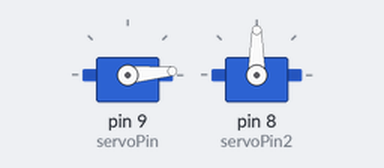
This sketch was run on a simulated Arduino Uno, built with avr-gcc and run on an emulated ATmega328P. On the bench: 2 × servo.

Above: at 0.1 s.
At 4.0 s:
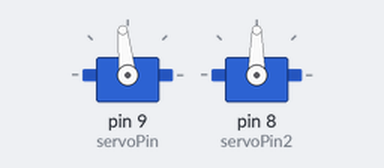
At 8.2 s:
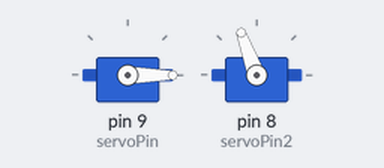
At 17.6 s:
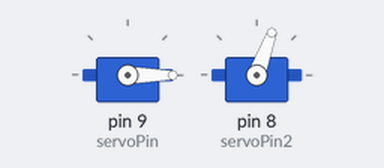
Timing chart, 0 to 19.1 s (numbered marks = the images above):
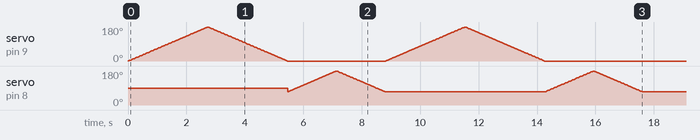

The sketch:

code.ino
```cpp
//#include <AccelStepper.h>
#include <Servo.h>
// Define motor pins
const int stepPin = 0;
const int dirPin = 4;

Servo servo1;
Servo servo2;
int servoPin = 9;
int servoPin2 = 8;
int potPin = A0;
int potPin2 = A1;

int pos = 0;
int pos2 = 70;
// Create an instance of the AccelStepper library
//AccelStepper stepper(1, stepPin, dirPin);

void setup() {
// put your setup code here, to run once:
servo1.attach(servoPin);
servo2.attach(servoPin2);
for (pos = 0; pos <= 180; pos += 1) { // goes from 0 degrees to 180 degrees
// in steps of 1 degree
servo1.write(pos);
delay(15);
}
for (pos = 180; pos >= 0; pos -= 1) { // goes from 180 degrees to 0 degrees
servo1.write(pos);
delay(15); }

for (pos2 = 70; pos2 <= 180; pos2 += 1) { // goes from 0 degrees to 180 degrees
// in steps of 1 degree
servo2.write(pos2); // tell servo to go to position in variable 'pos'
delay(15);
}
for (pos2 = 180; pos2 >= 70; pos2 -= 1) { // goes from 180 degrees to 0 degrees
servo2.write(pos2); // tell servo to go to position in variable 'pos'
delay(15); // waits 15ms for the servo to reach the position
}
for (pos = 0; pos <= 180; pos += 1) { // goes from 0 degrees to 180 degrees
// in steps of 1 degree
servo1.write(pos);
delay(15);
}
for (pos = 180; pos >= 0; pos -= 1) { // goes from 180 degrees to 0 degrees
servo1.write(pos);
delay(15); }

for (pos2 = 70; pos2 <= 180; pos2 += 1) { // goes from 0 degrees to 180 degrees
// in steps of 1 degree
servo2.write(pos2); // tell servo to go to position in variable 'pos'
delay(15);
}
for (pos2 = 180; pos2 >= 70; pos2 -= 1) { // goes from 180 degrees to 0 degrees
servo2.write(pos2); // tell servo to go to position in variable 'pos'
delay(15); // waits 15ms for the servo to reach the position
}


}

void loop() {
// put your main code here, to run repeatedly:

}
```
